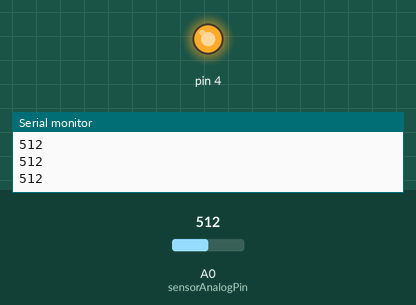
Bench run of a sketch on a simulated Arduino Uno, built with avr-gcc and run on an emulated ATmega328P. Shown: output pins drawn as LEDs (lit = HIGH), the last lines printed to the serial monitor. The inputs (shaded band) are chosen by the test bench; at power-on: A0 (sensorAnalogPin) = 512.

Above: at 1.2 s.
1.3 s: A0 (sensorAnalogPin) set to 136
2.8 s: A0 (sensorAnalogPin) set to 122
At 3.2 s:
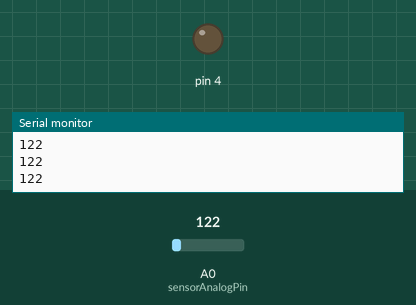
4.3 s: A0 (sensorAnalogPin) set to 306
At 4.7 s:
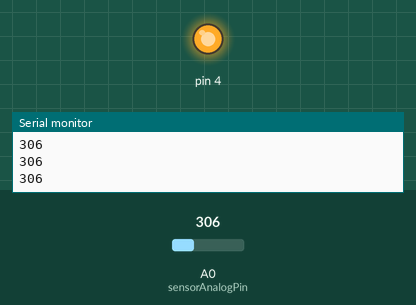
5.8 s: A0 (sensorAnalogPin) set to 0
At 6.1 s:
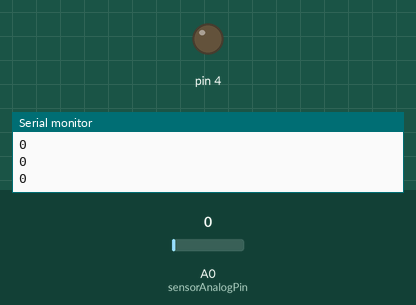
Timing chart, 0 to 8.3 s (numbered marks = the images above; inputs shaded):
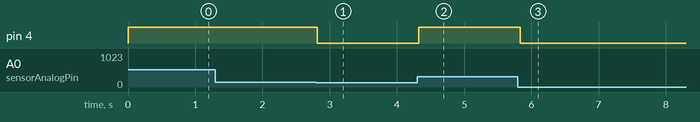

The sketch:

Sound_Sensor_Example.ino
```cpp
// www.elegoo.com
// 2018.10.24
/*
  LED1 should be lit, showing power. LED2 indicates sound input, and the sensitivity is adjusted by potentiometer.
  There is a tiny screw on the blue potentiometer block that you can use for adjustment. Turning that
  clockwise lowers the potentiometer value, while counter-clockwise raises the potentiometer value.
  Use the potentiometer to adjust the Sound Sensor sensitivity. Turn the potentiometer
  several rotations until you see the LED2 extinguish (or just faintly blink). This might be slightly greater than
  500, if you are also watching Serial Monitor (inital adjustment), or, Serial Plotter (the latter is prefererd for observation).
  Special thanks to user CRomer, for his input and hard work!
*/

int  sensorAnalogPin = A0;    // Select the Arduino input pin to accept the Sound Sensor's analog output
int  sensorDigitalPin = 7;    // Select the Arduino input pin to accept the Sound Sensor's digital output
int  analogValue = 0;         // Define variable to store the analog value coming from the Sound Sensor
int  digitalValue;            // Define variable to store the digital value coming from the Sound Sensor
int  Led13 = 16;              // Define LED port; this is the LED built in to the Arduino (labled L)
// When D0 from the Sound Sensor (connnected to pin 7 on the
// Arduino) sends High (voltage present), L will light. In practice, you
// should see LED13 on the Arduino blink when LED2 on the Sensor is 100% lit.


void setup()
{
  Serial.begin(9600);               // The IDE settings for Serial Monitor/Plotter (preferred) must match this speed
  pinMode(4,OUTPUT);
}

void loop() {
  analogValue = analogRead(sensorAnalogPin); // Read the value of the analog interface A0 assigned to digitalValue
  Serial.println(analogValue); // Send the analog value to the serial transmit interface
  analogWrite(4, analogValue);

  delay(50);                  // Slight pause so that we don't overwhelm the serial interface
}
```

Measured:
- the behaviour switches between 128 and 127 on A0 (sensorAnalogPin) (found by bisection; images 0 and 1)
- after the input at 2.8 s, pin 4: HIGH → LOW at once
- after the input at 4.3 s, pin 4: LOW → HIGH at once
- after the input at 5.8 s, pin 4: HIGH → LOW at once
